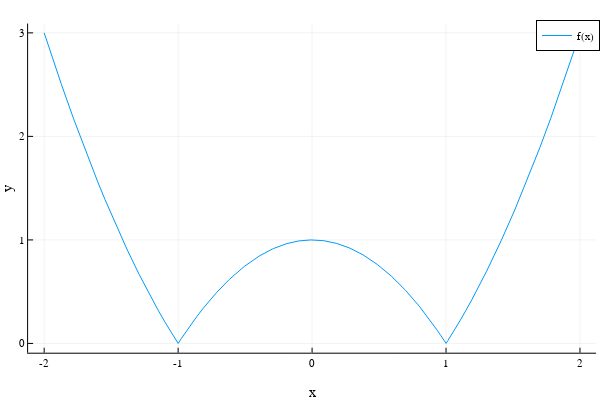

Source (notebook cell):
### Code cell
using Plots
plotlyjs()
 :circle

 f(x) = abs(x^2 - 1)
 plot(f,-2,2,xlabel="x", ylabel="y", label="f(x)")

### Figure 1 — Plotly figure (JSON) as saved in the notebook; plotly's stock layout.template omitted (floating-point values rounded to 4 significant figures)
{"data": [{"colorbar": {"title": ""}, "legendgroup": "f(x)", "line": {"color": "rgba(0, 154, 250, 1.000)", "dash": "solid", "shape": "linear", "width": 1}, "mode": "lines", "name": "f(x)", "showlegend": true, "type": "scatter", "x": [-2, -1.99, -1.98, -1.971, -1.961, -1.871, -1.78, -1.69, -1.6, -1.545, -1.491, -1.437, -1.383, -1.291, -1.199, -1.149, -1.099, -1.075, -1.05, -1.025, -0.9998, -0.9768, -0.9538, -0.9309, -0.9079, -0.8619, -0.816, -0.7175, -0.619, -0.5048, -0.3907, -0.2892, -0.1878, -0.09883, -0.009871, 0.08711, 0.1841, 0.2817, 0.3792, 0.4871, 0.595, 0.6976, 0.8002, 0.8536, 0.9069, 0.9336, 0.9603, 0.9736, 0.987, 1.0, 1.014, 1.036, 1.059, 1.081, 1.103, 1.148, 1.193, 1.303, 1.413, 1.516, 1.619, 1.701, 1.784, 1.867, 1.949, 1.962, 1.975, 1.987, 2], "xaxis": "x", "y": [3, 2.961, 2.922, 2.884, 2.845, 2.499, 2.17, 1.856, 1.559, 1.388, 1.224, 1.065, 0.9118, 0.6665, 0.438, 0.3209, 0.2088, 0.1547, 0.1017, 0.05003, 0.0004157, 0.04583, 0.09018, 0.1335, 0.1757, 0.257, 0.3341, 0.4852, 0.6169, 0.7452, 0.8474, 0.9164, 0.9647, 0.9902, 0.9999, 0.9924, 0.9661, 0.9207, 0.8562, 0.7627, 0.646, 0.5134, 0.3597, 0.2714, 0.1775, 0.1284, 0.07786, 0.05206, 0.02591, 0.0006014, 0.02747, 0.0735, 0.1205, 0.1686, 0.2176, 0.3188, 0.424, 0.6977, 0.9956, 1.297, 1.621, 1.895, 2.183, 2.484, 2.799, 2.849, 2.899, 2.949, 3], "yaxis": "y", "zmax": null, "zmin": null}], "layout": {"annotations": [], "height": 400, "legend": {"bgcolor": "rgba(255, 255, 255, 1.000)", "bordercolor": "rgba(0, 0, 0, 1.000)", "borderwidth": 1, "font": {"color": "rgba(0, 0, 0, 1.000)", "family": "sans-serif", "size": 11}, "title": {"font": {"color": "rgba(0, 0, 0, 1.000)", "family": "sans-serif", "size": 15}, "text": ""}, "tracegroupgap": 0, "traceorder": "normal", "x": 1, "xanchor": "auto", "y": 1, "yanchor": "auto"}, "margin": {"b": 20, "l": 0, "r": 0, "t": 20}, "paper_bgcolor": "rgba(255, 255, 255, 1.000)", "plot_bgcolor": "rgba(255, 255, 255, 1.000)", "showlegend": true, "width": 600, "xaxis": {"anchor": "y", "domain": [0.04684, 0.9934], "gridcolor": "rgba(0, 0, 0, 0.100)", "gridwidth": 0.5, "linecolor": "rgba(0, 0, 0, 1.000)", "mirror": false, "range": [-2.12, 2.12], "showgrid": true, "showline": true, "showticklabels": true, "tickangle": 0, "tickcolor": "rgb(0, 0, 0)", "tickfont": {"color": "rgba(0, 0, 0, 1.000)", "family": "sans-serif", "size": 11}, "tickmode": "array", "ticks": "inside", "ticktext": ["-2", "-1", "0", "1", "2"], "tickvals": [-2, -1, 0, 1, 2], "title": "x", "titlefont": {"color": "rgba(0, 0, 0, 1.000)", "family": "sans-serif", "size": 15}, "type": "-", "visible": true, "zeroline": false, "zerolinecolor": "rgba(0, 0, 0, 1.000)"}, "yaxis": {"anchor": "x", "domain": [0.07581, 0.9902], "gridcolor": "rgba(0, 0, 0, 0.100)", "gridwidth": 0.5, "linecolor": "rgba(0, 0, 0, 1.000)", "mirror": false, "range": [-0.08957, 3.09], "showgrid": true, "showline": true, "showticklabels": true, "tickangle": 0, "tickcolor": "rgb(0, 0, 0)", "tickfont": {"color": "rgba(0, 0, 0, 1.000)", "family": "sans-serif", "size": 11}, "tickmode": "array", "ticks": "inside", "ticktext": ["0", "1", "2", "3"], "tickvals": [0, 1, 2, 3], "title": "y", "titlefont": {"color": "rgba(0, 0, 0, 1.000)", "family": "sans-serif", "size": 15}, "type": "-", "visible": true, "zeroline": false, "zerolinecolor": "rgba(0, 0, 0, 1.000)"}}}
